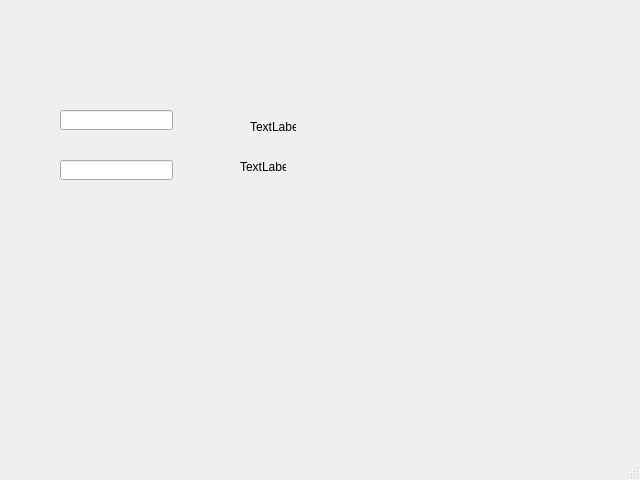
<?xml version="1.0" encoding="UTF-8"?>
<ui version="4.0">
 <class>MainWindow</class>
 <widget class="QMainWindow" name="MainWindow">
  <property name="geometry">
   <rect>
    <x>0</x>
    <y>0</y>
    <width>640</width>
    <height>480</height>
   </rect>
  </property>
  <property name="windowTitle">
   <string>MainWindow</string>
  </property>
  <widget class="QWidget" name="centralwidget">
   <widget class="QLineEdit" name="lineEdit">
    <property name="geometry">
     <rect>
      <x>60</x>
      <y>110</y>
      <width>113</width>
      <height>20</height>
     </rect>
    </property>
   </widget>
   <widget class="QLabel" name="label">
    <property name="geometry">
     <rect>
      <x>250</x>
      <y>120</y>
      <width>46</width>
      <height>13</height>
     </rect>
    </property>
    <property name="text">
     <string>TextLabel</string>
    </property>
   </widget>
   <widget class="QLineEdit" name="lineEdit_2">
    <property name="geometry">
     <rect>
      <x>60</x>
      <y>160</y>
      <width>113</width>
      <height>20</height>
     </rect>
    </property>
   </widget>
   <widget class="QLabel" name="label_2">
    <property name="geometry">
     <rect>
      <x>240</x>
      <y>160</y>
      <width>46</width>
      <height>13</height>
     </rect>
    </property>
    <property name="text">
     <string>TextLabel</string>
    </property>
   </widget>
  </widget>
  <widget class="QMenuBar" name="menubar">
   <property name="geometry">
    <rect>
     <x>0</x>
     <y>0</y>
     <width>640</width>
     <height>21</height>
    </rect>
   </property>
  </widget>
  <widget class="QStatusBar" name="statusbar"/>
 </widget>
 <resources/>
 <connections>
  <connection>
   <sender>lineEdit</sender>
   <signal>textChanged(QString)</signal>
   <receiver>label</receiver>
   <slot>setText(QString)</slot>
   <hints>
    <hint type="sourcelabel">
     <x>166</x>
     <y>137</y>
    </hint>
    <hint type="destinationlabel">
     <x>279</x>
     <y>153</y>
    </hint>
   </hints>
  </connection>
 </connections>
</ui>
